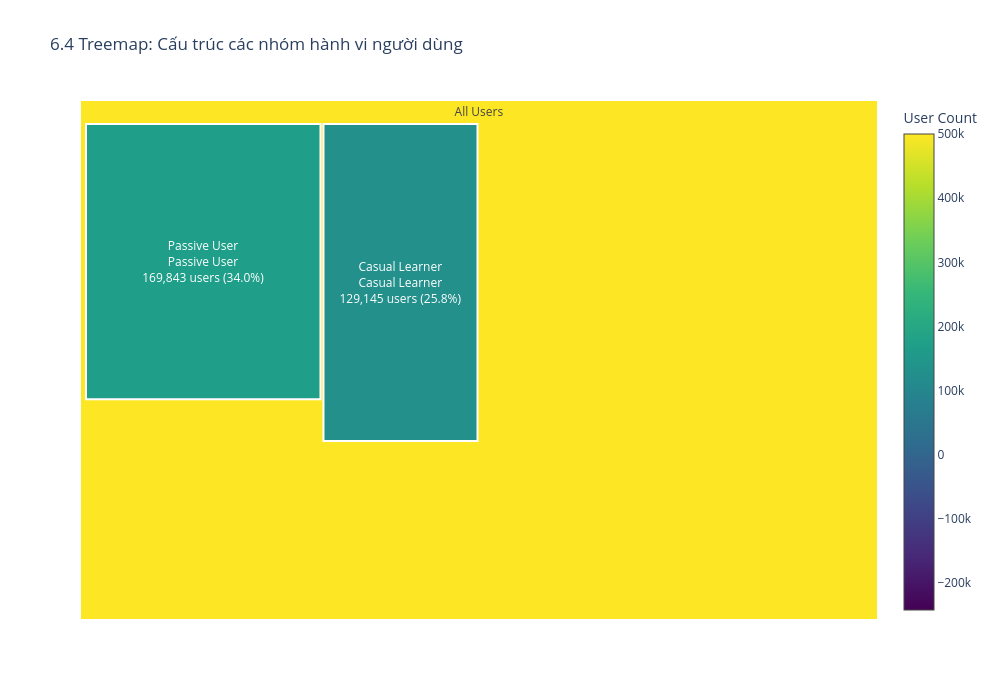

This figure's notebook cell:
### Markdown cell above
### 6.4 Biểu diễn cấu trúc cluster bằng Treemap

### Code cell
import plotly.graph_objects as go
import plotly.express as px

# Chuẩn bị dữ liệu cho Treemap
treemap_data = []
for cluster_id in range(optimal_k):
    cluster_data = df[df["cluster"] == cluster_id]
    cluster_size = len(cluster_data)
    cluster_name = cluster_characteristics[cluster_id][0]

    # Thêm tổng cluster
    treemap_data.append(
        {
            "labels": cluster_name,
            "parents": "All Users",
            "values": cluster_size,
            "text": f"{cluster_name}<br>{cluster_size:,} users ({cluster_size/len(df)*100:.1f}%)",
            "color": cluster_size,
        }
    )

# Thêm root node
treemap_data.insert(
    0,
    {
        "labels": "All Users",
        "parents": "",
        "values": len(df),
        "text": f"All Users<br>{len(df):,} users",
        "color": 0,
    },
)

df_treemap = pd.DataFrame(treemap_data)

fig = go.Figure(
    go.Treemap(
        labels=df_treemap["labels"],
        parents=df_treemap["parents"],
        values=df_treemap["values"],
        text=df_treemap["text"],
        textposition="middle center",
        marker=dict(
            colorscale="Viridis",
            cmid=np.median(df_treemap["color"]),
            colorbar=dict(title="User Count"),
            line=dict(width=2, color="white"),
        ),
        hovertext=df_treemap["text"],
        hoverinfo="text",
    )
)

fig.update_layout(
    title="6.4 Treemap: Cấu trúc các nhóm hành vi người dùng",
    width=1000,
    height=700,
    font=dict(size=12),
)

fig.show()
print("✓ Treemap hoàn thành")
print()

### Figure 1 — Plotly figure (JSON) as saved in the notebook; plotly's stock layout.template omitted (floating-point values rounded to 4 significant figures)
{"data": [{"hoverinfo": "text", "hovertext": ["All Users<br>500,000 users", "Passive User<br>169,843 users (34.0%)", "Passive User<br>131,156 users (26.2%)", "Casual Learner<br>129,145 users (25.8%)", "Passive User<br>69,856 users (14.0%)"], "labels": ["All Users", "Passive User", "Passive User", "Casual Learner", "Passive User"], "marker": {"cmid": 129145, "colorbar": {"title": {"text": "User Count"}}, "colorscale": [[0, "#440154"], [0.1111, "#482878"], [0.2222, "#3e4989"], [0.3333, "#31688e"], [0.4444, "#26828e"], [0.5556, "#1f9e89"], [0.6667, "#35b779"], [0.7778, "#6ece58"], [0.8889, "#b5de2b"], [1, "#fde725"]], "line": {"color": "white", "width": 2}}, "parents": ["", "All Users", "All Users", "All Users", "All Users"], "text": ["All Users<br>500,000 users", "Passive User<br>169,843 users (34.0%)", "Passive User<br>131,156 users (26.2%)", "Casual Learner<br>129,145 users (25.8%)", "Passive User<br>69,856 users (14.0%)"], "textposition": "middle center", "type": "treemap", "values": [500000, 169843, 131156, 129145, 69856]}], "layout": {"font": {"size": 12}, "height": 700, "title": {"text": "6.4 Treemap: Cấu trúc các nhóm hành vi người dùng"}, "width": 1000}}
